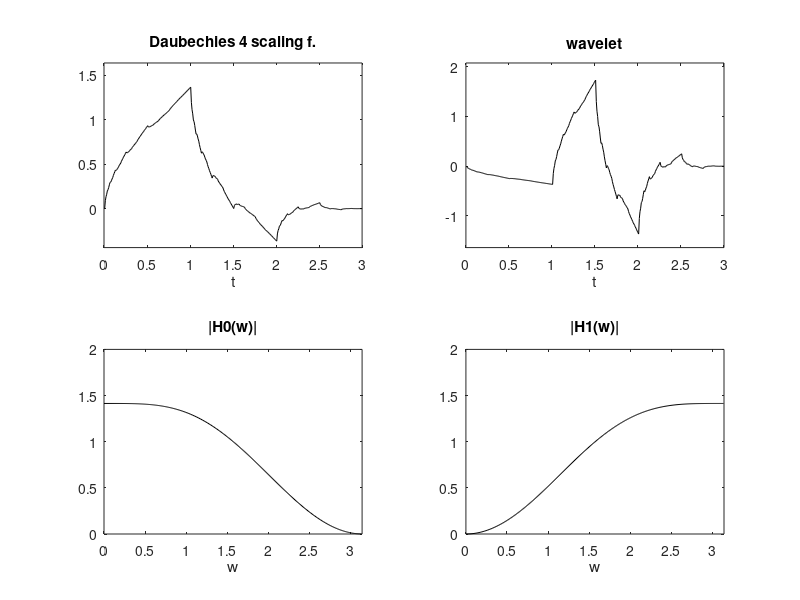

MATLAB code to generate this figure:
% Compute Daubechies h0(n), h1(n), phi(t), psi(t)
% for M=4 (length of the filter)
a=1; p=1; q=1;
h=[1 1];
M=4; %length of the filter
K=M/2;

% the h0(n) coefficients
for nn=1:K-1,
   h=conv(h,[1,1]);
   a=-a*0.25*(nn+K-1)/nn;
   p=conv(p,[1,-2,1]);
   q=[0 q 0] + a*p;
end;
q=sort(roots(q));
aux=real(poly(q(1:K-1)));
h=conv(h,aux);    
h0=(h*sqrt(2))/sum(h); %normalization
H0=fft(h0,512); %LP filter frequency response

%the scaling function phi(t), using cascade algorithm
Ns=128; %number of fi samples
hN=sqrt(2)*h0;
phi=[ones(1,3*M*Ns),0]/(3*M); %initial iteration
%upsample hN, inserting Ns-1 zeros between samples
hup=[hN;zeros(Ns-1,M)];
hup=hup(1:(Ns*M));
%iteration
for nn=0:12,
   aux=conv(hup,phi);
   phi=aux(1:2:length(aux)); %downsampling by 2  
end

%the h1(n) coefficients
h1=fliplr(h0); h1(1:2:end)=-h1(1:2:end);
H1=fft(h1,512); %HP filter frequency response
%the wavelet psi(t), using definition
%upsample by K
hN=-sqrt(2)*h1;
h1up=[hN;zeros(Ns-1,M)];
h1up=h1up(1:Ns*M-1);
%downsample by 2
aux=conv(h1up,phi); 
psi=aux(1:2:length(aux));

%display
subplot(2,2,1)
phi=phi(1:(M-1)*Ns); %the supported part
t=(1:length(phi))/Ns;
plot(t,phi,'k'); %plots the scaling function
axis([0 max(t) 1.2*min(phi) 1.2*max(phi)]);
title('Daubechies 4 scaling f.'); xlabel('t');

subplot(2,2,2)
psi=psi(1:(M-1)*Ns); %the supported part
plot(t,psi,'k'); %plots the wavelet
axis([0 max(t) 1.2*min(psi) 1.2*max(psi)]);
title('wavelet'); xlabel('t');

w=0:(2*pi/511):pi;
subplot(2,2,3)
plot(w,abs(H0(1:256)),'k');
axis([0 pi 0 2]);
title('|H0(w)|');xlabel('w');

subplot(2,2,4)
plot(w,abs(H1(1:256)),'k');
axis([0 pi 0 2]);
title('|H1(w)|');xlabel('w');
